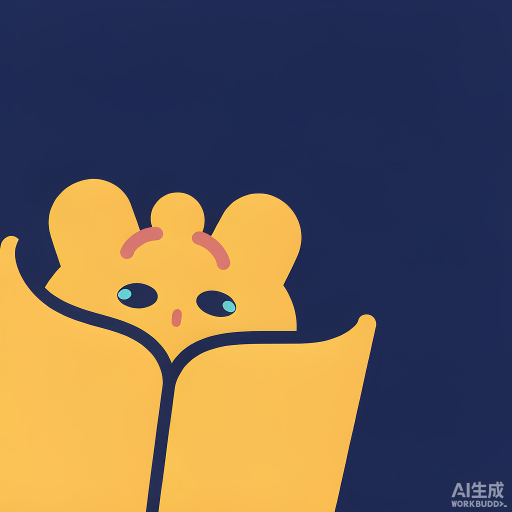
#> input picture assets/logo-candidates/C1-openbook-panel-lowerleft-gold-rose.png, 1024 x 1024 px, found by its file name (shown at 1/2 size)
$ python remove_watermark.py
#> lines starting #> are read from the running program, lines starting #| are printed output that depends on the picture; after the words box and inside, x2 and y2 are one past the last pixel; in counts of white or black regions, pixels touching at a corner belong together
# -*- coding: utf-8 -*-
"""去掉 C1 右下角水印 + 采样关键颜色（用于动画 SVG 重绘）"""
from PIL import Image, ImageFilter
import os

SRC = r"D:\Claude Code+DeepSeekV4\book-atlas\assets\logo-candidates\C1-openbook-panel-lowerleft-gold-rose.png"
DST = r"D:\Claude Code+DeepSeekV4\book-atlas\assets\logo-candidates\C1-clean.png"

img = Image.open(SRC).convert("RGB")
#> img is the input picture: PIL image 1024x1024 RGB; mean R, G, B 107.4, 94.6, 84.2
W, H = img.size
#> W = 1024; H = 1024
print("size:", img.size)
#| size: (1024, 1024)

# ---- 1. 采样颜色 ----
def sample(x, y, r=4):
#> called with x = 500, y = 150, r = 4
    px = []
    for dx in range(-r, r + 1):
        for dy in range(-r, r + 1):
            px.append(img.getpixel((x + dx, y + dy)))
#> after the loop, px = 81 items, first 6: (30, 42, 84), (29, 42, 83), (30, 42, 83), (29, 42, 83), (29, 42, 83), (29, 42, 83)
    n = len(px)
#> n = 81
    avg = tuple(sum(c[i] for c in px) // n for i in range(3))
#> avg = (29, 42, 83)
    return "#%02x%02x%02x" % avg

colors = {
    "background_top": sample(500, 150),
    "background_mid": sample(850, 400),
    "gold_page": sample(500, 880),
    "gold_face": sample(400, 560),
    "brow_pink": sample(285, 480),
    "eye_dark": sample(272, 600),
    "eye_highlight": sample(289, 592),
}
#> colors = {'background_top': '#1d2a53', 'background_mid': '#1e2a53', 'gold_page': '#f9bf54', 'gold_face': '#f8be52', 'brow_pink': '#d5756f', 'eye_dark': '#242d52', 'eye_highlight': '#242d51'}
for k, v in colors.items():
    print(k, v)
#> this loop made 7 passes
#> (k, v) on passes 1 to 7: ('background_top', '#1d2a53'), ('background_mid', '#1e2a53'), ('gold_page', '#f9bf54'), ('gold_face', '#f8be52'), ('brow_pink', '#d5756f'), ('eye_dark', '#242d52'), ('eye_highlight', '#242d51')
#| background_top #1d2a53
#| background_mid #1e2a53
#| gold_page #f9bf54
#| gold_face #f8be52
#| brow_pink #d5756f
#| eye_dark #242d52
#| eye_highlight #242d51

# ---- 2. 去水印：从上方克隆一块干净背景盖住右下角文字区 ----
# 水印区域大约 (875, 940) - (1020, 1015)
box_x0, box_y0, box_x1, box_y1 = 860, 930, 1024, 1024
pw, ph = box_x1 - box_x0, box_y1 - box_y0
patch = img.crop((box_x0, box_y0 - ph - 12, box_x1, box_y0 - 12))  # 从正上方取同宽同高的一块
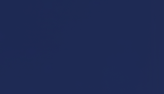
#> patch: PIL image 164x94 RGB; mean R, G, B 30, 41.9, 83.9

# 羽化蒙版：边缘 14px 渐变，让补丁与背景自然过渡
mask = Image.new("L", (pw, ph), 255)
#> mask: PIL image 164x94 L; every value is 255
feather = 14
for i in range(feather):
    a = int(255 * i / feather)
    for x in range(pw):
        for y in range(ph):
            if x < feather - i or y < feather - i:
                if mask.getpixel((x, y)) > a:
                    mask.putpixel((x, y), a)
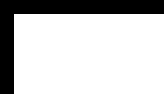
#> mask: PIL image 164x94 L; 77.8% white; 1 black region, box (x1, y1, x2, y2) and area: (0, 0, 164, 94) 3416
mask = mask.filter(ImageFilter.GaussianBlur(3))
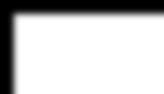
#> mask: PIL image 164x94 L; min 0, max 255, mean 198.5
img.paste(patch, (box_x0, box_y0), mask)

img.save(DST)
print("saved:", DST, os.path.getsize(DST), "bytes")
